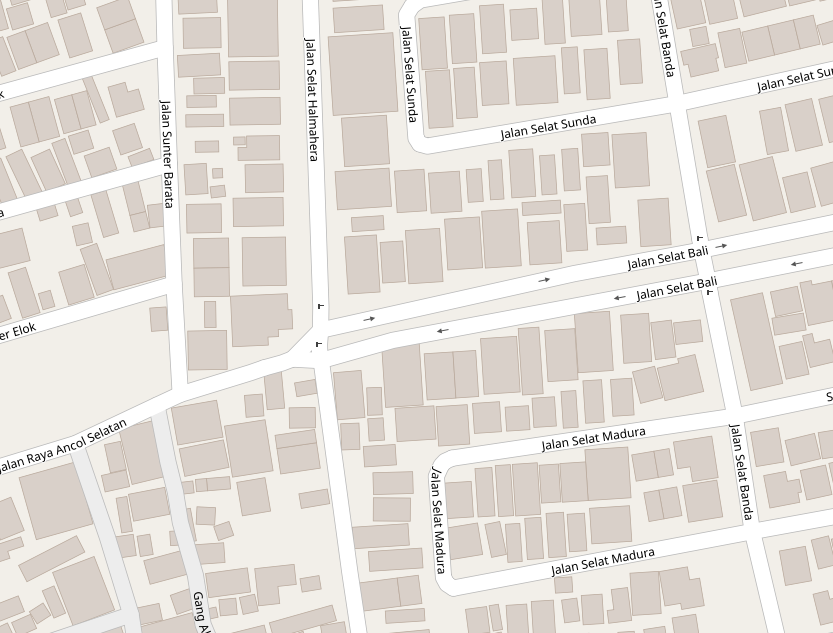
#> input picture data/edge-detection/sample-04.png, 833 x 633 px, found by its file name
$ python map-shape-3.py --image ../data/edge-detection/sample-04.png
#> lines starting #> are read from the running program, lines starting #| are printed output that depends on the picture; after the words box and inside, x2 and y2 are one past the last pixel; in counts of white or black regions, pixels touching at a corner belong together
import cv2, os
import numpy as np
import matplotlib.pyplot as plt
import numpy as np
from matplotlib.colors import hsv_to_rgb
import argparse, pprint

# Argument Parsing
ap = argparse.ArgumentParser()
ap.add_argument("-sr", "--show_result", required=False, help="whether need to show result or not", default=False, type=str)
ap.add_argument("-i", "--image", required=False, help="image source", default=None, type=str)
ap.add_argument("-dbg", "--debug", required=False, help="whether need to show debug or not", default="False", type=str)
args = vars(ap.parse_args())
show_result= True if args['show_result'] == "True" else False
show_debug= True if args['debug'] == "True" else False

# Get images
BASE_DIR = os.path.dirname(os.path.dirname(os.path.abspath(__file__)))
img_path= args['image'] if args['image'] is not None else 'data/edge-detection/sample-04.png'
img_extension = os.path.splitext(img_path)[1]

# BGR code color for Building in OpenStreetMaps is (224,217,211)
light_brown = np.uint8([[[202,208,216 ]]])
# print('light_brown: ', light_brown);

#Convert BGR to HSV for masking
color_codes=[]
hsv_light_brown = cv2.cvtColor(light_brown,cv2.COLOR_BGR2HSV)

for index in hsv_light_brown:
  color_codes=index[0]

# Start masking the image here
image= cv2.imread(os.path.join(BASE_DIR, img_path), 1)
#> image is the input picture: shape (633, 833, 3); mean B, G, R 218.5, 224.1, 229.4
maps= cv2.cvtColor(image, cv2.COLOR_BGR2RGB)

gray= cv2.cvtColor(maps, cv2.COLOR_RGB2HSV)
#> gray: shape (633, 833, 3); mean H, S, V 13.7, 12.4, 229.4
brown = (float(color_codes[0]), float(color_codes[1]), float(color_codes[2]))
darker_brown = (float(color_codes[0])+30, float(color_codes[1])+30, float(color_codes[2])+30)

# cream= (13, 17, 216)
# brown = (100, 100, 226)

mask = cv2.inRange(gray, brown, darker_brown)
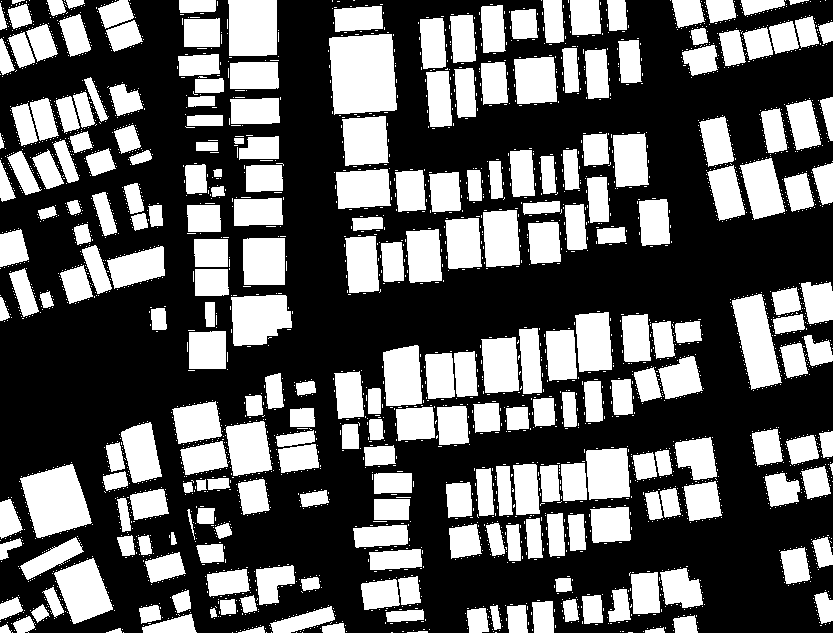
#> mask: shape (633, 833); 37.1% white; 3059 white regions (2806 under 20 px), largest, box (x1, y1, x2, y2) and area: (329, 34, 397, 115) 4859, (20, 464, 92, 538) 3517, (732, 294, 782, 390) 2821
hsv= cv2.bitwise_and(image, image, mask=mask)
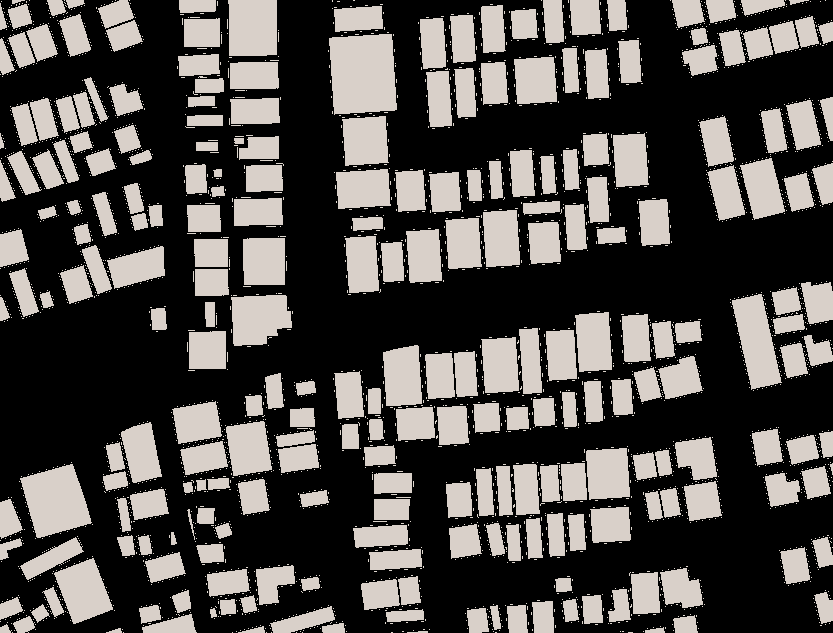
#> hsv: shape (633, 833, 3); mean B, G, R 74.5, 77.1, 80.5

# save images
cv2.imwrite(os.path.join(BASE_DIR, img_path.replace(img_extension,'-method-3-hsv-light-color'+img_extension)), hsv_light_brown)
cv2.imwrite(os.path.join(BASE_DIR, img_path.replace(img_extension,'-method-3-hsv'+img_extension)), hsv)


# show the final image
if show_result:
  cv2.imshow("Result - HSV Light Color", hsv_light_brown)
  cv2.imshow("Result - HSV", hsv)
  cv2.waitKey(0)
  cv2.destroyAllWindows()

  # [5 lines of commented-out code are left out]

$ run again, with data/edge-detection/sample-05.png copied over data/edge-detection/sample-04.png
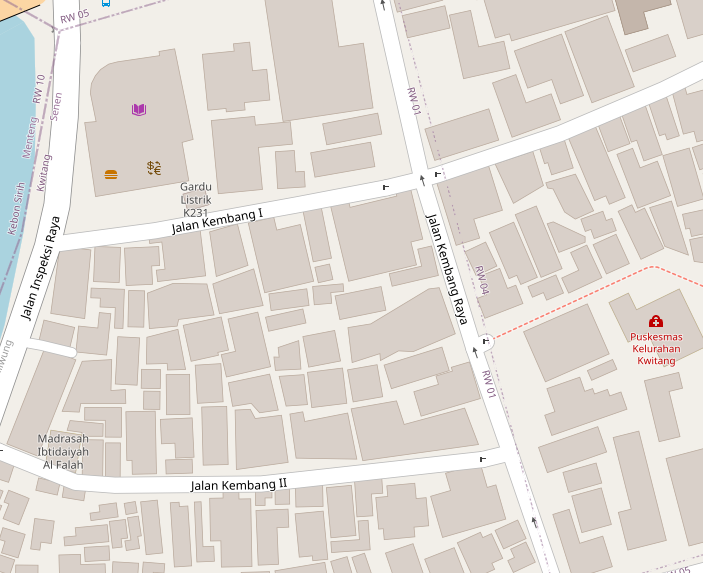
#> input picture data/edge-detection/sample-05.png, 703 x 573 px, found by its file name
#> image is the input picture: shape (573, 703, 3); mean B, G, R 214.4, 220, 225.7
#> gray: shape (573, 703, 3); mean H, S, V 16.9, 15.6, 226.8
#> `mask = cv2.inRange(gray, brown, darker_brown)`:
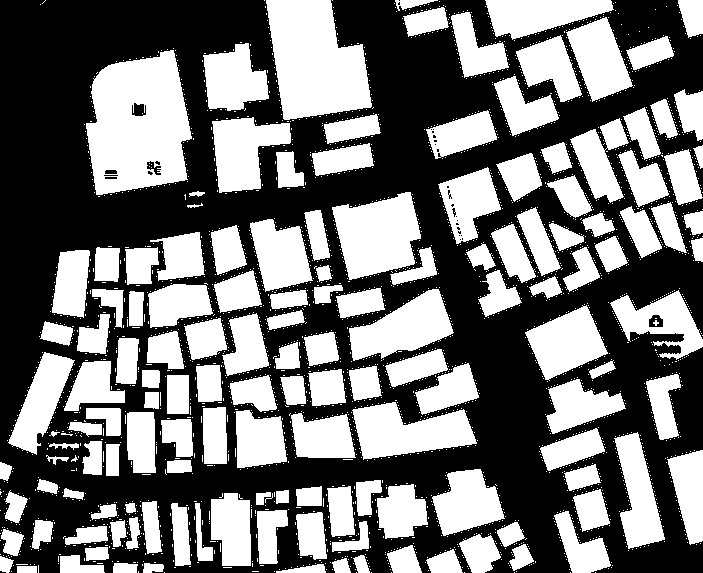
#> mask: shape (573, 703); 46% white; 2858 white regions (2710 under 20 px), largest, box (x1, y1, x2, y2) and area: (86, 50, 192, 195) 11421, (266, 0, 372, 120) 9114, (332, 192, 421, 280) 5406
#> `hsv= cv2.bitwise_and(image, image, mask=mask)`:
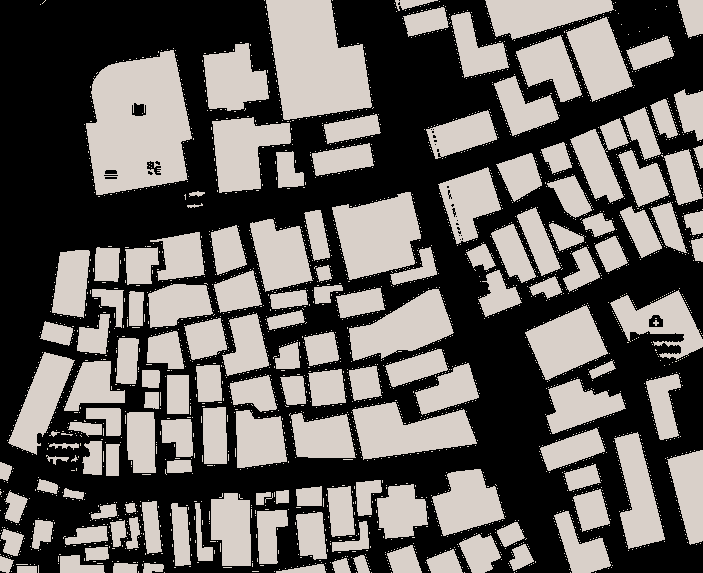
#> hsv: shape (573, 703, 3); mean B, G, R 92.5, 95.8, 99.9

$ run again, with data/edge-detection/sample-06.png copied over data/edge-detection/sample-04.png
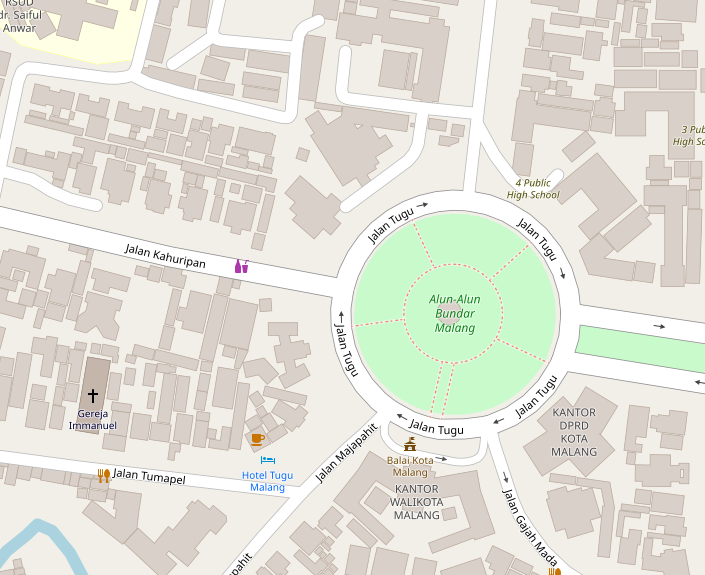
#> input picture data/edge-detection/sample-06.png, 705 x 575 px, found by its file name
#> image is the input picture: shape (575, 705, 3); mean B, G, R 217.5, 226.8, 227.2
#> gray: shape (575, 705, 3); mean H, S, V 19.1, 16.6, 231.8
#> `mask = cv2.inRange(gray, brown, darker_brown)`:
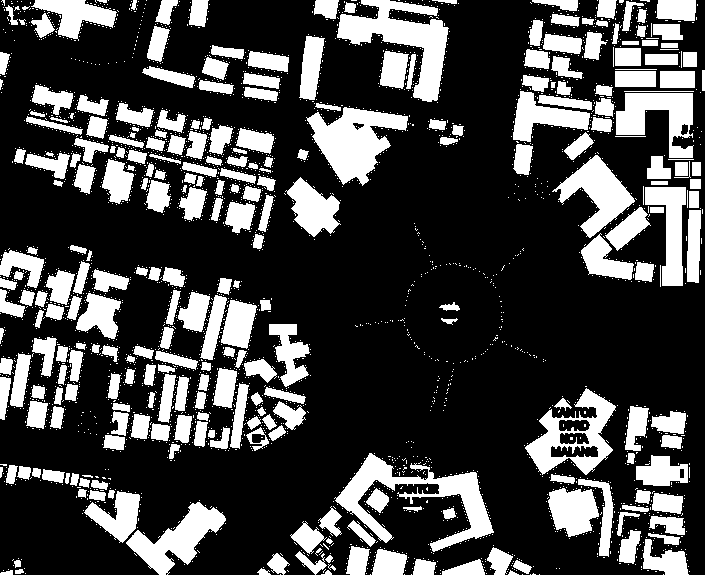
#> mask: shape (575, 705); 27.2% white; 3229 white regions (2944 under 20 px), largest, box (x1, y1, x2, y2) and area: (334, 453, 494, 552) 4583, (337, 0, 449, 102) 4450, (306, 107, 408, 186) 4139
#> `hsv= cv2.bitwise_and(image, image, mask=mask)`:
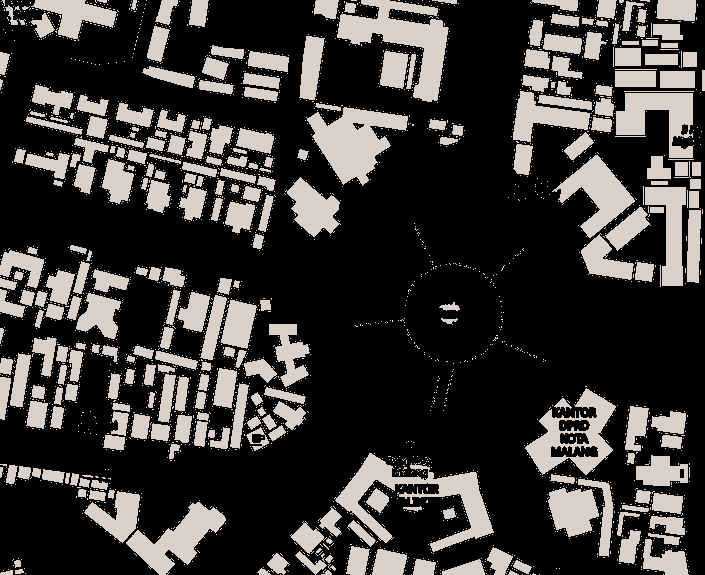
#> hsv: shape (575, 705, 3); mean B, G, R 54.7, 56.6, 59

$ run again, with data/edge-detection/sample-07.png copied over data/edge-detection/sample-04.png
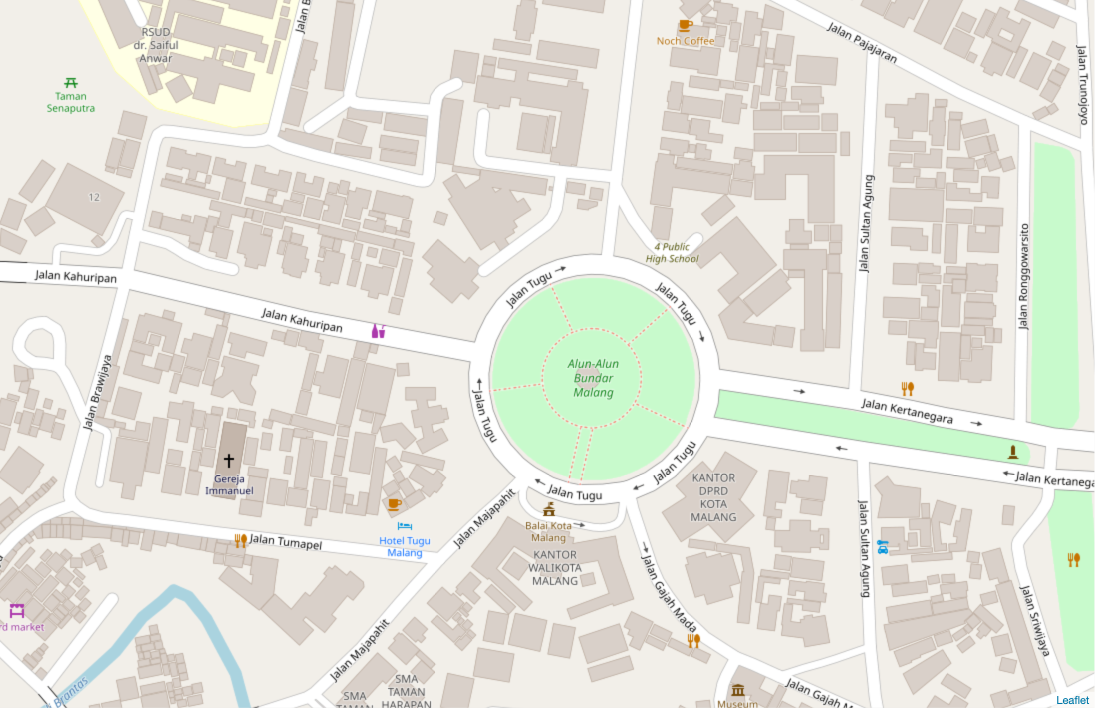
#> input picture data/edge-detection/sample-07.png, 2190 x 1416 px, found by its file name (shown at 1/2 size)
#> image is the input picture: shape (1416, 2190, 3); mean B, G, R 219, 227.8, 228.4
#> gray: shape (1416, 2190, 3); mean H, S, V 19.5, 15.7, 232.5
#> `mask = cv2.inRange(gray, brown, darker_brown)`:
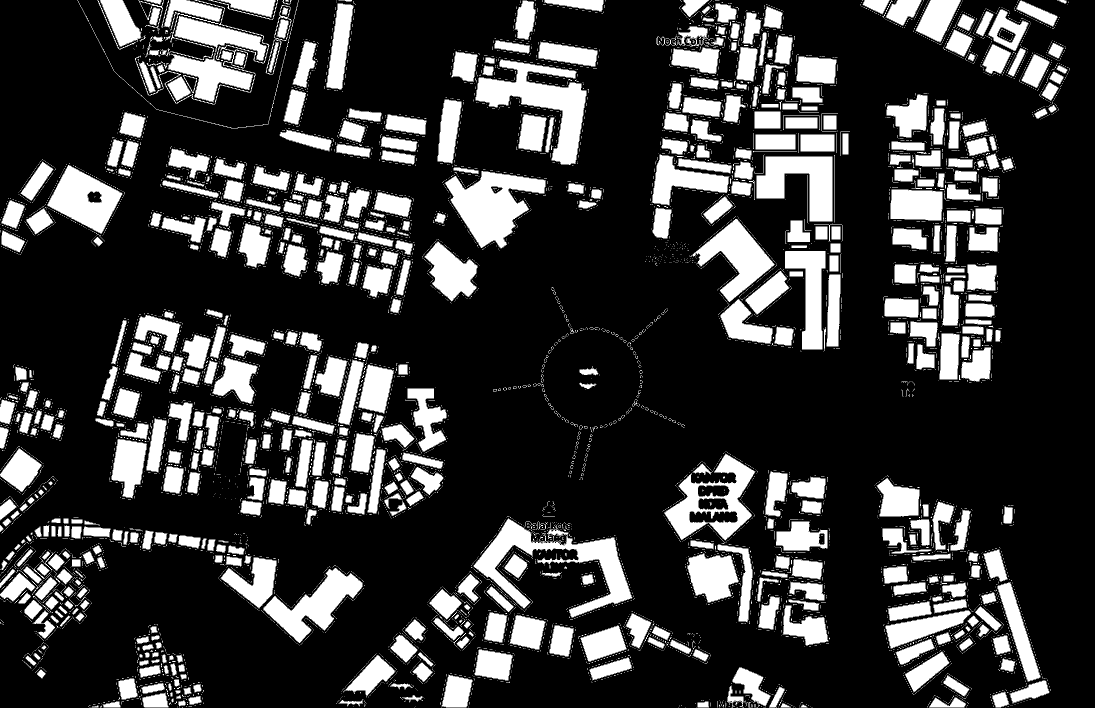
#> mask: shape (1416, 2190) (shown at 1/2 size); 22.6% white; 9626 white regions (8972 under 20 px), largest, box (x1, y1, x2, y2) and area: (947, 1037, 1265, 1235) 17540, (951, 119, 1173, 330) 17275, (889, 342, 1092, 497) 16132
#> `hsv= cv2.bitwise_and(image, image, mask=mask)`:
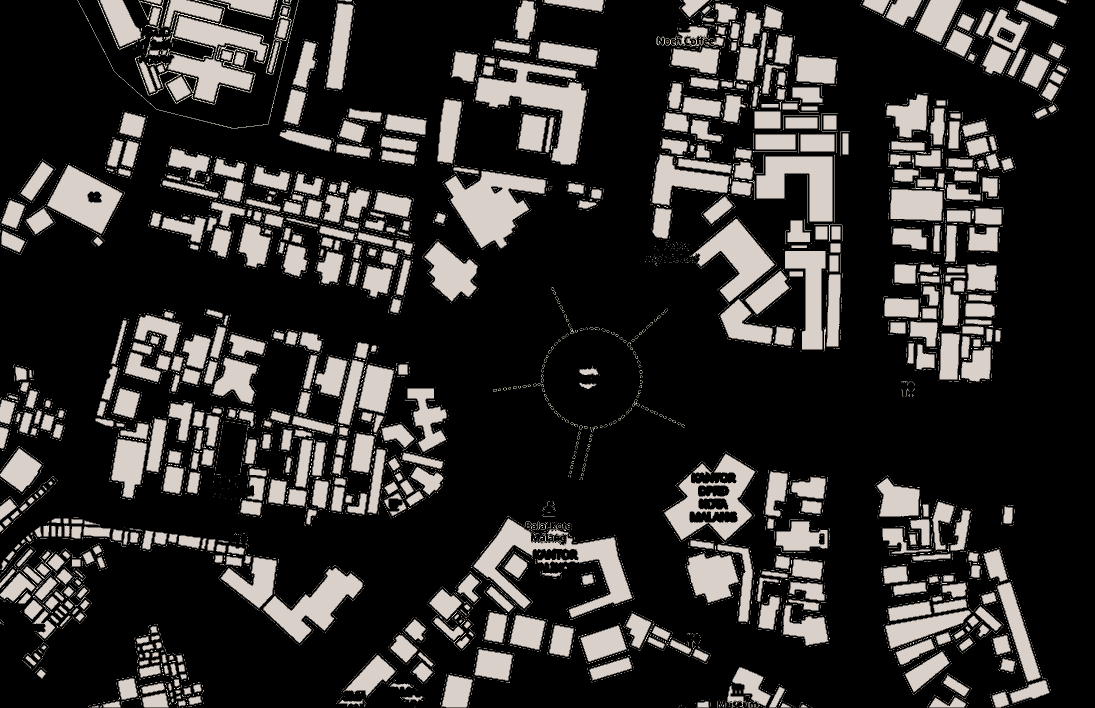
#> hsv: shape (1416, 2190, 3) (shown at 1/2 size); mean B, G, R 45.5, 47.1, 49.1
